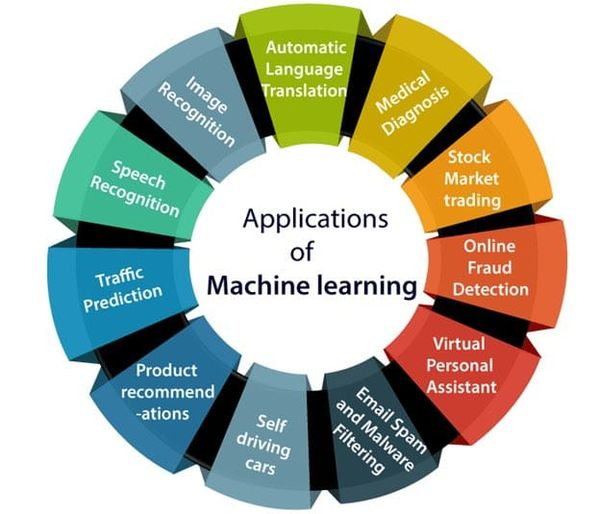
#> input picture my_image.jpg, 600 x 514 px
$ jupyter execute Assignment14.ipynb
#> lines starting #> are read from the running program, lines starting #| are printed output that depends on the picture
# 1. What does RGBA stand for?

[cell 1]
# ANS: 1
# Computer programs often represent a color in an image as an RGBA value. An
# RGBA value is a group of numbers that specify the amount of red, green, blue,
# and alpha (or transparency) in a color. Each of these component values is an
# integer from 0 (none at all) to 255 (the maximum). These RGBA values are
# assigned to individual pixels. RGBA values are shown by four-tuples. E.g.
# Red: (255, 0, 0, 255)
# Green:(0,255,0,255)
# Blue:(0,0,255,255)
# White:(255,255,255,255)
# Black:(0,0,0,255)

# 2. From the Pillow module, how do you get the RGBA value of any images?

[cell 2]
# ANS:2
# We can use ImageColor.getcolor() function of Pillow module. This function
# takes a color name string as its first argument, and the string 'RGBA' as
# its second argument, and it returns an RGBA four tuple. For example,
# ImageColor.getcolor('red', 'RGBA') will give (255, 0, 0, 255) as output

# 3. What is a box tuple, and how does it work?

[cell 3]
# ANS: 3
# Some Pillow’s functions take a box tuple argument. which is a tuple of four
# integer coordinates that represent a rectangular region in an image. The four
# integers are, in order, as follows:
# Left: The x-coordinate of the leftmost edge of the box.
# Top: The y-coordinate of the top edge of the box.
# Right: The x-coordinate of one pixel to the right of the rightmost edge of
# the box. This integer must be greater than the left integer.
# Bottom: The y-coordinate of one pixel lower than the bottom edge of the box.
# This integer must be greater than the top integer.
# For example, the image below is shown by box tuple (3,1,9,6)=(L,T,R,B)
# Left = 3, Top = 1, Right = 9, Bottom = 5

# 4. Use your image and load in notebook then, How can you find out the width and height of an Image object?

[cell 4]
#THE IMAGE IS SHOWN ABOVE
import PIL
from PIL import Image
myimage = Image.open("my_image.jpg")
#> myimage is the input picture: PIL image 600x514 RGB; mean R, G, B 181.2, 184.6, 168.8
width,height = myimage.size
#> width = 600; height = 514
print(width)
#| 600
print(height)
#| 514

# 5. What method would you call to get Image object for a 100×100 image, excluding the lower-left quarter of it?

[cell 5]
# We can call self defined function get_image(): as belwo
# The image is shown above
from PIL import Image
import numpy as np
def get_image(path):
    # Opening the image and converting
    # it to RGB color mode
#> called with path = 'hundred_hundred.png'
    img = Image.open(path).convert('RGB')
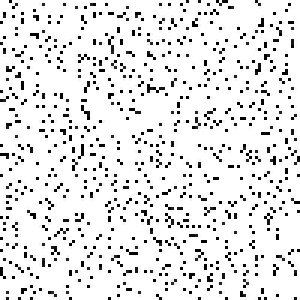
#> input picture hundred_hundred.png, 100 x 100 px (shown 3 times larger)
    # Extracting the image data &
    # creating an numpy array out of it
    img_arr = np.array(img)
    # Turning the pixel values of the 400x400 pixels to black
    img_arr[75:100,0:25] = (0, 0, 0) # last 0 stands for black
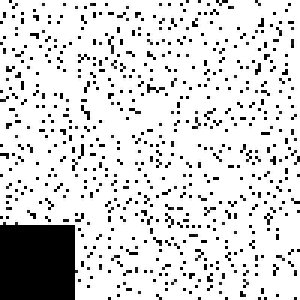
#> img_arr: shape (100, 100, 3) (shown 3 times larger); min 0, max 255, mean 215.2

    # # Creating an image out of the previously modified array
    img = Image.fromarray(img_arr)
    img.save("Cropped_Image.png")
get_image(r"hundred_hundred.png")
# Result image is shown below

# 6. After making changes to an Image object, how could you save it as an image file?

[cell 6]
# ANS6:
# To save the image object we can use img.save("image_name.png") OR
# img.save("image_name.jpg")

# 7. What module contains Pillow’s shape-drawing code?

[cell 7]
# ANS7:
# ImageDraw module of the Python image processing library Pillow (PIL) provides
# methods for drawing shapes, such as circles, squares, and straight lines.

[cell 8]
from PIL import Image, ImageDraw
im = Image.new('RGB', (500, 300), (128, 128, 128)) # frame to store images
#> im: PIL image 500x300 RGB; every value is 128
draw = ImageDraw.Draw(im)
draw.ellipse((0, 0, 200, 200), fill=(0, 0, 255), outline=(0, 0, 0))
draw.ellipse((100, 100, 150, 200), fill=(255, 0, 0), outline=(0, 0, 0))
draw.rectangle((200, 100, 300, 200), fill=(0, 192, 192), outline=(255, 255, 255))
draw.line((350, 200, 450, 100), fill=(255, 255, 0), width=10)
im.save('pillow_imagedraw.jpg', quality=90)
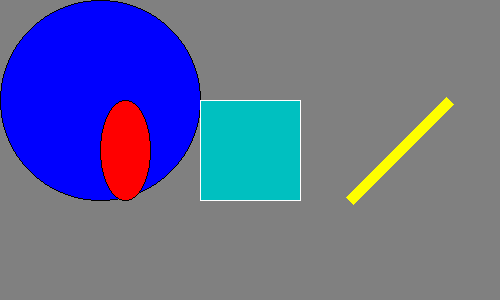
#> saved as pillow_imagedraw.jpg: PIL image 500x300 RGB; mean R, G, B 100.7, 106.7, 150.3
